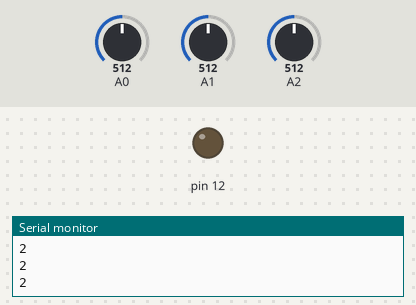
This sketch was run on a simulated Arduino Uno, built with avr-gcc and run on an emulated ATmega328P. On the bench: output pins drawn as LEDs (lit = HIGH), the last lines printed to the serial monitor. The test bench sets the inputs (shaded band); at power-on: A2 = 512, A0 = 512, A1 = 512.

Above: at 2.3 s.
2.4 s: A2 set to 105
3.9 s: A2 set to 94
At 5.4 s:
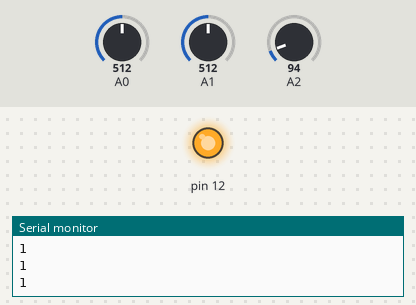
Timing chart, 0 to 6.9 s (numbered marks = the images above; inputs shaded):
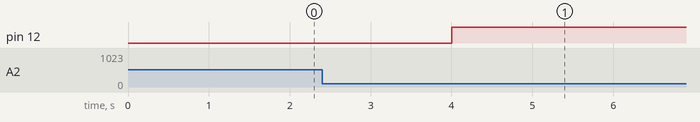

Measured:
- the behaviour switches between 100 and 99 on A2 (found by bisection; images 0 and 1)
- after the input at 3.9 s, pin 12: LOW → HIGH after 0.10 s

The sketch:

Thor_fingerprint.ino
```cpp
#include <Adafruit_Fingerprint.h>
#include <SoftwareSerial.h>
uint8_t id;
boolean operate_state = false;
SoftwareSerial mySerial(2, 3);
int temp = 0;

Adafruit_Fingerprint finger = Adafruit_Fingerprint(&mySerial);

void setup()
{
  Serial.begin(9600);
  while (!Serial);  // For Yun/Leo/Micro/Zero/...
  delay(100);
  Serial.println("\n\nAdafruit finger detect test");

  // set the data rate for the sensor serial port
  finger.begin(57600);
  /*
  if (finger.verifyPassword()) {
   Serial.println("Found fingerprint sensor!");
   }
   else {
   Serial.println("Did not find fingerprint sensor 😞");
   while (1) {
   delay(1);
   }
   }*/
  pinMode(12,OUTPUT);
  finger.getTemplateCount();
  Serial.print("Sensor contains ");
  Serial.print(finger.templateCount);
  Serial.println(" templates");
  Serial.println("Waiting for valid finger...");
}

int state = 0, lock = 0;

boolean sw(int pin, int direction){
  if(direction){
    if(analogRead(pin) < 100) return false;
    else return true;
  }

  else {
    if(analogRead(pin) < 100) return true;
    else return false;
  }
}


void loop()                     // run over and over again
{

  if(sw(0, true)) state = 0;
  if(sw(1, true)) state = 1;
  if(sw(2, true)) state = 2;

  if(getFingerprintIDez() == 1) lock = true;
  if(state == 0){
    enroll_action();
    state = -1;
    lock = 0;
  }
  else if(state == 1) digitalWrite(12, HIGH);
  else if(state == 2) digitalWrite(12, LOW);

  if(state == 1 && lock) state = 2;
  else if(state == 2 && lock) lock = 0;
  Serial.println(state);
}

void enroll_action(){
  Serial.println("Ready to enroll a fingerprint!");
  id = 1;
  Serial.print("Enrolling ID #");
  Serial.println(id);

  while (!  getFingerprintEnroll() );
}

uint8_t getFingerprintID() {
  uint8_t p = finger.getImage();
  switch (p) {
  case FINGERPRINT_OK:
    Serial.println("Image taken");
    break;
  case FINGERPRINT_NOFINGER:
    Serial.println("No finger detected");
    return p;
  case FINGERPRINT_PACKETRECIEVEERR:
    Serial.println("Communication error");
    return p;
  case FINGERPRINT_IMAGEFAIL:
    Serial.println("Imaging error");
    return p;
  default:
    Serial.println("Unknown error");
    return p;
  }

  // OK success!

  p = finger.image2Tz();
  switch (p) {
  case FINGERPRINT_OK:
    Serial.println("Image converted");
    break;
  case FINGERPRINT_IMAGEMESS:
    Serial.println("Image too messy");
    return p;
  case FINGERPRINT_PACKETRECIEVEERR:
    Serial.println("Communication error");
    return p;
  case FINGERPRINT_FEATUREFAIL:
    Serial.println("Could not find fingerprint features");
    return p;
  case FINGERPRINT_INVALIDIMAGE:
    Serial.println("Could not find fingerprint features");
    return p;
  default:
    Serial.println("Unknown error");
    return p;
  }

  // OK converted!
  p = finger.fingerFastSearch();
  if (p == FINGERPRINT_OK) {
    Serial.println("Found a print match!");
  }
  else if (p == FINGERPRINT_PACKETRECIEVEERR) {
    Serial.println("Communication error");
    return p;
  }
  else if (p == FINGERPRINT_NOTFOUND) {
    Serial.println("Did not find a match");
    return p;
  }
  else {
    Serial.println("Unknown error");
    return p;
  }

  // found a match!
  Serial.print("Found ID #");
  Serial.print(finger.fingerID);
  Serial.print(" with confidence of ");
  Serial.println(finger.confidence);

  return finger.fingerID;
}

// returns -1 if failed, otherwise returns ID #
int getFingerprintIDez() {
  uint8_t p = finger.getImage();
  if (p != FINGERPRINT_OK)  return -1;

  p = finger.image2Tz();
  if (p != FINGERPRINT_OK)  return -1;

  p = finger.fingerFastSearch();
  if (p != FINGERPRINT_OK)  return -1;

  // found a match!
  Serial.print("Found ID #");
  Serial.print(finger.fingerID);
  Serial.print(" with confidence of ");
  Serial.println(finger.confidence);
  return 1 ;
}
////////////////////////////////////////////////////////////////////////////////////////
uint8_t readnumber(void) {
  uint8_t num = 0;

  while (num == 0) {
    while (! Serial.available());
    num = Serial.parseInt();
  }
  return num;
}

uint8_t getFingerprintEnroll() {

  int p = -1;
  Serial.print("Waiting for valid finger to enroll as #");
  Serial.println(id);
  while (p != FINGERPRINT_OK) {
    p = finger.getImage();
    switch (p) {
    case FINGERPRINT_OK:
      Serial.println("Image taken");
      break;
    case FINGERPRINT_NOFINGER:
      Serial.println(".");
      break;
    case FINGERPRINT_PACKETRECIEVEERR:
      Serial.println("Communication error");
      break;
    case FINGERPRINT_IMAGEFAIL:
      Serial.println("Imaging error");
      break;
    default:
      Serial.println("Unknown error");
      break;
    }
  }

  // OK success!

  p = finger.image2Tz(1);
  switch (p) {
  case FINGERPRINT_OK:
    Serial.println("Image converted");
    break;
  case FINGERPRINT_IMAGEMESS:
    Serial.println("Image too messy");
    return p;
  case FINGERPRINT_PACKETRECIEVEERR:
    Serial.println("Communication error");
    return p;
  case FINGERPRINT_FEATUREFAIL:
    Serial.println("Could not find fingerprint features");
    return p;
  case FINGERPRINT_INVALIDIMAGE:
    Serial.println("Could not find fingerprint features");
    return p;
  default:
    Serial.println("Unknown error");
    return p;
  }

  Serial.println("Remove finger");
  delay(2000);
  p = 0;
  while (p != FINGERPRINT_NOFINGER) {
    p = finger.getImage();
  }
  Serial.print("ID ");
  Serial.println(id);
  p = -1;
  Serial.println("Place same finger again");
  while (p != FINGERPRINT_OK) {
    p = finger.getImage();
    switch (p) {
    case FINGERPRINT_OK:
      Serial.println("Image taken");
      break;
    case FINGERPRINT_NOFINGER:
      Serial.print(".");
      break;
    case FINGERPRINT_PACKETRECIEVEERR:
      Serial.println("Communication error");
      break;
    case FINGERPRINT_IMAGEFAIL:
      Serial.println("Imaging error");
      break;
    default:
      Serial.println("Unknown error");
      break;
    }
  }

  // OK success!

  p = finger.image2Tz(2);
  switch (p) {
  case FINGERPRINT_OK:
    Serial.println("Image converted");
    break;
  case FINGERPRINT_IMAGEMESS:
    Serial.println("Image too messy");
    return p;
  case FINGERPRINT_PACKETRECIEVEERR:
    Serial.println("Communication error");
    return p;
  case FINGERPRINT_FEATUREFAIL:
    Serial.println("Could not find fingerprint features");
    return p;
  case FINGERPRINT_INVALIDIMAGE:
    Serial.println("Could not find fingerprint features");
    return p;
  default:
    Serial.println("Unknown error");
    return p;
  }

  // OK converted!
  Serial.print("Creating model for #");
  Serial.println(id);

  p = finger.createModel();
  if (p == FINGERPRINT_OK) {
    Serial.println("Prints matched!");
  }
  else if (p == FINGERPRINT_PACKETRECIEVEERR) {
    Serial.println("Communication error");
    return p;
  }
  else if (p == FINGERPRINT_ENROLLMISMATCH) {
    Serial.println("Fingerprints did not match");
    return p;
  }
  else {
    Serial.println("Unknown error");
    return p;
  }

  Serial.print("ID ");
  Serial.println(id);
  p = finger.storeModel(id);
  if (p == FINGERPRINT_OK) {
    Serial.println("Stored!");
  }
  else if (p == FINGERPRINT_PACKETRECIEVEERR) {
    Serial.println("Communication error");
    return p;
  }
  else if (p == FINGERPRINT_BADLOCATION) {
    Serial.println("Could not store in that location");
    return p;
  }
  else if (p == FINGERPRINT_FLASHERR) {
    Serial.println("Error writing to flash");
    return p;
  }
  else {
    Serial.println("Unknown error");
    return p;
  }
}
```
